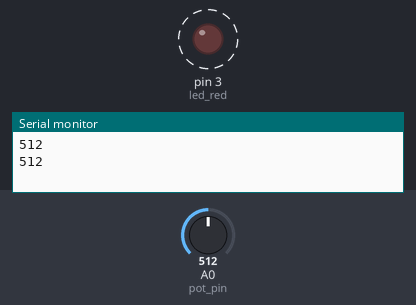
Recording of a sketch running on a simulated Arduino Uno, built with avr-gcc and run on an emulated ATmega328P. On the bench: output pins drawn as LEDs (lit = HIGH), the last lines printed to the serial monitor. Dashed ring = blinking. The inputs (shaded band) are chosen by the test bench; at power-on: A0 (pot_pin) = 512.

Above: at 1.8 s.
1.9 s: A0 (pot_pin) set to 306
At 2.2 s:
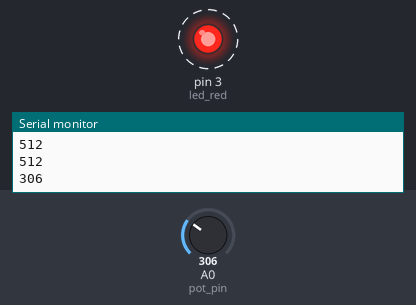
5.4 s: A0 (pot_pin) set to 122
At 5.56 s:
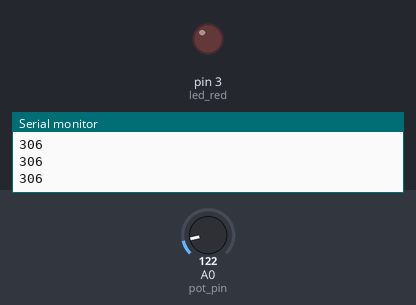
Timing chart, 0 to 14.9 s (numbered marks = the images above; inputs shaded):
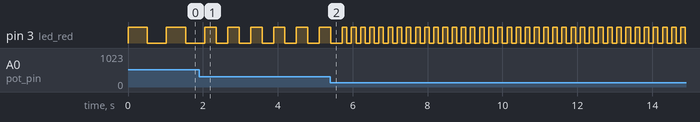

The sketch:

potentiometer_test.ino
```cpp
int led_red = 3;
int pot_pin = A0;
int pot_value = 0;

void setup() {
  pinMode(led_red, OUTPUT);
  Serial.begin(9600);
}

void loop() {
  pot_value = analogRead(pot_pin);
  Serial.println(pot_value);
  digitalWrite(led_red, HIGH);
  delay(pot_value);
  digitalWrite(led_red, LOW);
  delay(pot_value);
}
```

Measured:
- after the input at 1.9 s, pin 3 (led_red): alternates HIGH for 0.31 s and LOW for 0.31 s, starting after 0.46 s
- by itself, pin 3 (led_red): alternates HIGH for 0.51 s and LOW for 0.51 s
